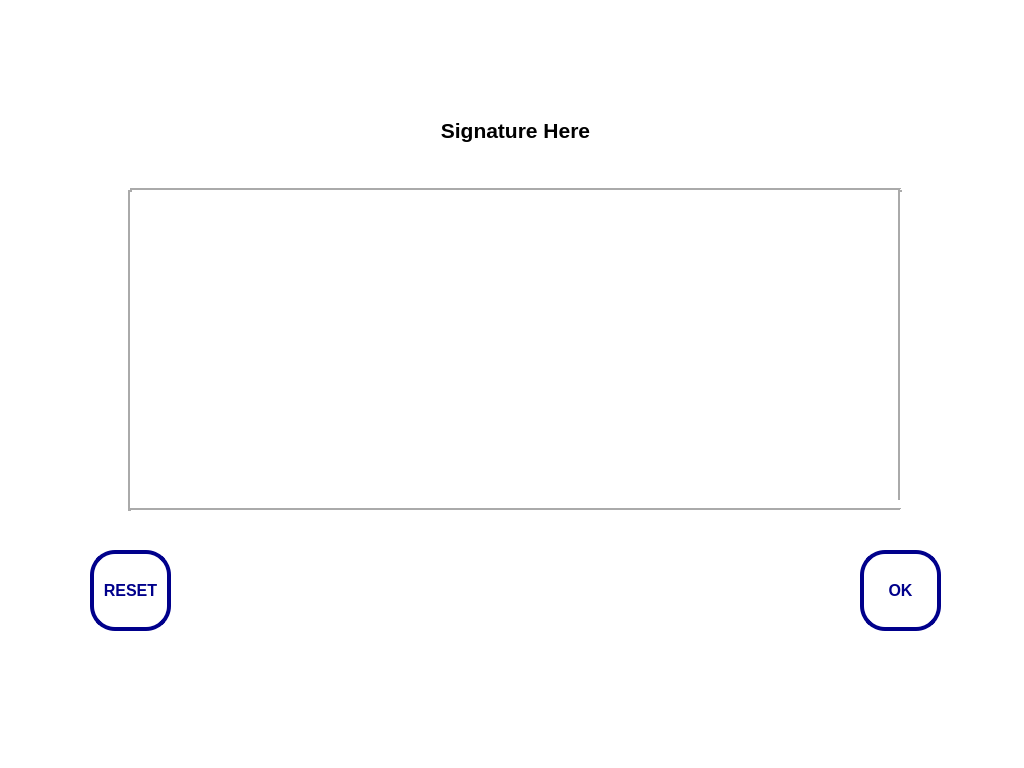
<?xml version="1.0" encoding="UTF-8"?>
<ui version="4.0">
 <class>Signature</class>
 <widget class="QWidget" name="Signature">
  <property name="geometry">
   <rect>
    <x>0</x>
    <y>0</y>
    <width>1024</width>
    <height>768</height>
   </rect>
  </property>
  <property name="windowTitle">
   <string>Trimble</string>
  </property>
  <property name="styleSheet">
   <string notr="true">background-color: rgb(255, 255, 255);</string>
  </property>
  <widget class="QLabel" name="logo">
   <property name="geometry">
    <rect>
     <x>730</x>
     <y>20</y>
     <width>281</width>
     <height>81</height>
    </rect>
   </property>
   <property name="autoFillBackground">
    <bool>false</bool>
   </property>
   <property name="text">
    <string/>
   </property>
   <property name="pixmap">
    <pixmap>img/Logo.png</pixmap>
   </property>
   <property name="scaledContents">
    <bool>true</bool>
   </property>
  </widget>
  <widget class="QPushButton" name="nextButton_2">
   <property name="geometry">
    <rect>
     <x>90</x>
     <y>550</y>
     <width>81</width>
     <height>81</height>
    </rect>
   </property>
   <property name="font">
    <font>
     <pointsize>12</pointsize>
     <weight>75</weight>
     <bold>true</bold>
    </font>
   </property>
   <property name="styleSheet">
    <string notr="true">border: 4px solid darkblue;
color: darkblue;
border-radius: 25px;</string>
   </property>
   <property name="text">
    <string>RESET</string>
   </property>
   <property name="iconSize">
    <size>
     <width>103</width>
     <height>105</height>
    </size>
   </property>
  </widget>
  <widget class="QPushButton" name="nextButton_3">
   <property name="geometry">
    <rect>
     <x>860</x>
     <y>550</y>
     <width>81</width>
     <height>81</height>
    </rect>
   </property>
   <property name="font">
    <font>
     <pointsize>12</pointsize>
     <weight>75</weight>
     <bold>true</bold>
    </font>
   </property>
   <property name="styleSheet">
    <string notr="true">border: 4px solid darkblue;
color: darkblue;
border-radius: 25px;</string>
   </property>
   <property name="text">
    <string>OK</string>
   </property>
   <property name="iconSize">
    <size>
     <width>103</width>
     <height>105</height>
    </size>
   </property>
  </widget>
  <widget class="QLabel" name="label">
   <property name="geometry">
    <rect>
     <x>110</x>
     <y>110</y>
     <width>811</width>
     <height>41</height>
    </rect>
   </property>
   <property name="font">
    <font>
     <pointsize>16</pointsize>
     <weight>75</weight>
     <bold>true</bold>
    </font>
   </property>
   <property name="text">
    <string>Signature Here</string>
   </property>
   <property name="alignment">
    <set>Qt::AlignCenter</set>
   </property>
  </widget>
  <widget class="Line" name="line">
   <property name="geometry">
    <rect>
     <x>130</x>
     <y>180</y>
     <width>771</width>
     <height>20</height>
    </rect>
   </property>
   <property name="lineWidth">
    <number>2</number>
   </property>
   <property name="orientation">
    <enum>Qt::Horizontal</enum>
   </property>
  </widget>
  <widget class="Line" name="line_2">
   <property name="geometry">
    <rect>
     <x>120</x>
     <y>190</y>
     <width>21</width>
     <height>321</height>
    </rect>
   </property>
   <property name="font">
    <font>
     <weight>50</weight>
     <bold>false</bold>
    </font>
   </property>
   <property name="lineWidth">
    <number>2</number>
   </property>
   <property name="orientation">
    <enum>Qt::Vertical</enum>
   </property>
  </widget>
  <widget class="Line" name="line_3">
   <property name="geometry">
    <rect>
     <x>890</x>
     <y>190</y>
     <width>20</width>
     <height>321</height>
    </rect>
   </property>
   <property name="sizePolicy">
    <sizepolicy hsizetype="Fixed" vsizetype="Minimum">
     <horstretch>0</horstretch>
     <verstretch>0</verstretch>
    </sizepolicy>
   </property>
   <property name="font">
    <font>
     <family>MS Shell Dlg 2</family>
     <weight>50</weight>
     <bold>false</bold>
    </font>
   </property>
   <property name="styleSheet">
    <string notr="true"/>
   </property>
   <property name="lineWidth">
    <number>2</number>
   </property>
   <property name="midLineWidth">
    <number>0</number>
   </property>
   <property name="orientation">
    <enum>Qt::Vertical</enum>
   </property>
  </widget>
  <widget class="Line" name="line_4">
   <property name="windowModality">
    <enum>Qt::NonModal</enum>
   </property>
   <property name="enabled">
    <bool>true</bool>
   </property>
   <property name="geometry">
    <rect>
     <x>130</x>
     <y>500</y>
     <width>771</width>
     <height>20</height>
    </rect>
   </property>
   <property name="styleSheet">
    <string notr="true"/>
   </property>
   <property name="frameShadow">
    <enum>QFrame::Sunken</enum>
   </property>
   <property name="lineWidth">
    <number>2</number>
   </property>
   <property name="orientation">
    <enum>Qt::Horizontal</enum>
   </property>
  </widget>
 </widget>
 <resources/>
 <connections/>
</ui>
